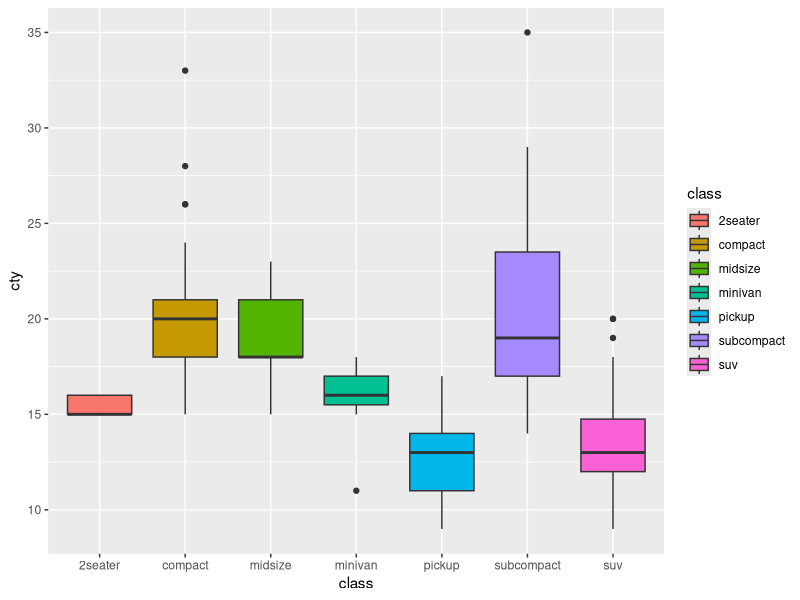

The R source for this figure:
## ---- chunk 1
library(tidyverse)
knitr::opts_chunk$set(fig.align = "center")
## ---- chunk 2
ggplot(mpg) +
  geom_boxplot(aes(x = class, y = cty, fill = class))
